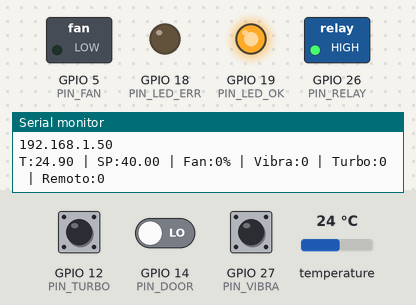
This sketch was run on a simulated ESP32. On the bench: switched loads named in the sketch (green lamp = pin HIGH), output pins drawn as LEDs (lit = HIGH), the last lines printed to the serial monitor. The test bench sets the inputs (shaded band); at power-on: GPIO 12 (PIN_TURBO) HIGH, GPIO 14 (PIN_DOOR) LOW, GPIO 27 (PIN_VIBRA) HIGH, temperature 24 °C. WiFi joins after 1.5 s; servers stay silent unless stated.

Above: at 2.7 s.
2.8 s: GPIO 12 (PIN_TURBO) pulled LOW for 1.25 s
At 3.6 s:
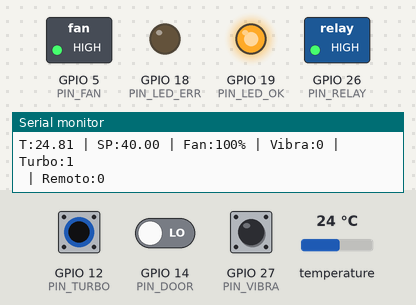
5.5 s: GPIO 14 (PIN_DOOR) driven HIGH
At 7.1 s:
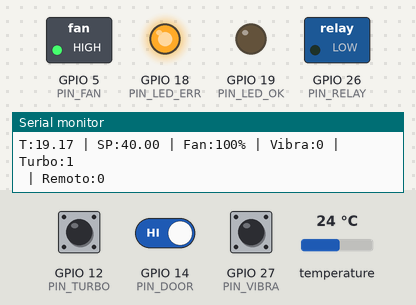
7.7 s: GPIO 27 (PIN_VIBRA) pulled LOW for 1.25 s
10.4 s: GPIO 12 (PIN_TURBO) pulled LOW for 1.25 s
13.1 s: GPIO 27 (PIN_VIBRA) pulled LOW for 1.25 s
15.8 s: GPIO 14 (PIN_DOOR) driven LOW
At 17.1 s:
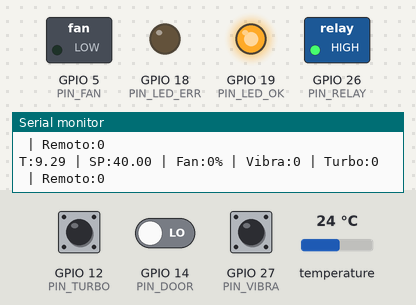
Timing chart, 0 to 18.7 s (numbered marks = the images above; inputs shaded):
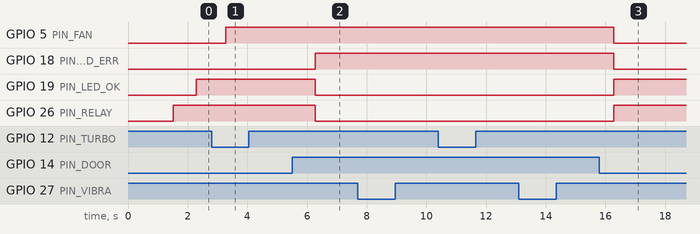

Measured:
- after the input at 2.8 s, GPIO 5 (PIN_FAN): LOW → HIGH after 0.48 s
- after the input at 5.5 s, GPIO 18 (PIN_LED_ERR): LOW → HIGH after 0.78 s; GPIO 19 (PIN_LED_OK), GPIO 26 (PIN_RELAY): HIGH → LOW after 0.78 s
- after the input at 15.8 s, GPIO 5 (PIN_FAN), GPIO 18 (PIN_LED_ERR): HIGH → LOW after 0.48 s; GPIO 19 (PIN_LED_OK), GPIO 26 (PIN_RELAY): LOW → HIGH after 0.48 s

The sketch:

sketch.ino
```cpp
#include<WiFi.h>
#include <HTTPClient.h>
#include <OneWire.h>
#include <DallasTemperature.h>
#include <ArduinoJson.h>

const char* ssid = "Wokwi-GUEST";
const char* pass = "";
unsigned const long interval = 10000;
unsigned long zero = 0;

int DS_PIN = 13;
OneWire oneWire(DS_PIN);
DallasTemperature sensors(&oneWire);

String servidor = "https://philipy.pythonanywhere.com";
String deviceID = "ESP32_01";

//pinos
int PIN_FAN = 5; //led azul (ventoinha)
int PIN_RELAY = 26; //relé
int PIN_LED_OK = 19; //LED Verde
int PIN_LED_ERR = 18; //LED Vermelho
int PIN_TURBO = 12; //Botão azul (modo turbo)
int PIN_VIBRA = 27; //Botão verde (vibração)
int PIN_DOOR = 14; //Slide switch (porta)

//variáveis e objetos
float temperature = 25.0;
float setpoint = 40.0;
bool remoteCutoff = false; //botão emergencia via Django
int dutyCycle = 0;
bool relayState = true;

float maxOvershoot = 20.0; //config. overshoot de segurança

float Kp = 2.0; // Proporcional
float Ki = 0.8; // Integral
float Kd = 5.0; // Derivativo

float erroAnterior = 0.0;
float somaErro = 0.0;

int statusDoor = 0;
bool vibraAtivo = false;
bool turboAtivo = false;

int lastTurboState = HIGH;
int lastVibraState = HIGH;

// Timer para Controle Local (PID)
unsigned long lastControlTime = 0;
const long controlInterval = 1000; //1s

void setup() {
  Serial.begin(115200);

  pinMode(PIN_FAN, OUTPUT);
  pinMode(PIN_RELAY, OUTPUT);
  pinMode(PIN_LED_OK, OUTPUT);
  pinMode(PIN_LED_ERR, OUTPUT);

  pinMode(PIN_TURBO, INPUT_PULLUP);
  pinMode(PIN_VIBRA, INPUT_PULLUP);
  pinMode(PIN_DOOR, INPUT);

  sensors.begin();

  Serial.println("Sistema Inicializando....");
  WiFi.begin(ssid, pass, 6);
  while(WiFi.status() != WL_CONNECTED){
    delay(100);
    Serial.println(".");
  }
  Serial.println("WiFi Connected!");
  Serial.println(WiFi.localIP());

  digitalWrite(PIN_RELAY, HIGH); // Estado inicial: Sistema Ligado

}

void loop() {
  unsigned long currentMillis = millis();

  //Loop controle
  if (currentMillis - lastControlTime >= controlInterval){
    lastControlTime = currentMillis;

    //simulação física
    sensors.requestTemperatures();
    float calorEntrada = sensors.getTempCByIndex(0);

    // Capacidade máxima de resfriamento: 20 graus
    float resfriamento = (dutyCycle / 100.0) * 20.0;

    //Física simulada
    float deltaT = (calorEntrada - resfriamento) - temperature;
    temperature = temperature + (deltaT * 0.1); // 0.1 é a inércia térmica (simula a massa do dissipador)

    //leitura digital
    int leituraTurbo = digitalRead(PIN_TURBO);
    if (lastTurboState == HIGH && leituraTurbo == LOW){
      turboAtivo = !turboAtivo;
      Serial.print("Modo Turbo: ");
      Serial.println(turboAtivo ? "LIGADO" : "DESLIGADO");
    }
    lastTurboState = leituraTurbo;

    int leituraVibra = digitalRead(PIN_VIBRA);
    if (lastVibraState == HIGH && leituraVibra == LOW){
      vibraAtivo = !vibraAtivo;
      Serial.print("Simulação de Vibração: ");
      Serial.println(vibraAtivo ? "ATIVADA" : "DESATIVADA");
    }
    lastVibraState = leituraVibra;

    statusDoor = digitalRead(PIN_DOOR);

    //lógica de segurança (local + remota)
    bool isEmergency = false;

    //verifica condições de risco
    if (temperature > 80.0 ||
        temperature > (setpoint + maxOvershoot) ||
        statusDoor == HIGH ||
        vibraAtivo == true ||
        remoteCutoff == true){
      isEmergency = true;
    }

    if (isEmergency){
      digitalWrite(PIN_RELAY, LOW); //corta energia
      digitalWrite(PIN_LED_ERR, HIGH);
      digitalWrite(PIN_LED_OK, LOW);
      dutyCycle = 100; //ventoinha no máx
      relayState = false;

      // Log no Serial
      if(remoteCutoff) Serial.println("[ALERTA] Corte Remoto via Django Ativo!");
      else if(vibraAtivo) Serial.println("[ALERTA] Vibração Detectada!");
      else if(statusDoor) Serial.println("[ALERTA] Porta Aberta!");
      else Serial.println("[ALERTA] Superaquecimento!");

    } else {
      //operação normal
      digitalWrite(PIN_RELAY, HIGH);
      digitalWrite(PIN_LED_ERR, LOW);
      digitalWrite(PIN_LED_OK, HIGH);
      relayState = true;

      //controle manual ou proporcional
      if (turboAtivo == true){
        dutyCycle = 100; // Turbo manual ignora PID
        somaErro = 0; // Reseta integral
      } else {
        float erro = temperature - setpoint;

        //termo integral
        if (erro < 0){
          somaErro = somaErro * 0.9; // Reduz 10% da soma a cada ciclo
        }
        else if (erro < 50){
          somaErro = somaErro + erro;
        }


        // Calcula a Derivada
        float derivada = erro - erroAnterior;

        // Fórmula PID
        float saidaPID = (Kp * erro) + (Ki * somaErro) + (Kd * derivada);

        // Converte para Duty Cycle (0 a 100%)
        if (saidaPID > 100) saidaPID = 100;
        if (saidaPID < 0) saidaPID = 0;

        dutyCycle = (int)saidaPID;

        erroAnterior = erro; // Guarda o erro atual

      }
    }

    // Aplica PWM na Ventoinha
    int pwmValue = map(dutyCycle, 0, 100, 0, 255);
    analogWrite(PIN_FAN, pwmValue);

    Serial.printf("T:%.2f | SP:%.2f | Fan:%d%% | Vibra:%d | Turbo:%d\n | Remoto:%d\n", temperature, setpoint, dutyCycle, vibraAtivo, turboAtivo, remoteCutoff);

  }

  //conectar com a rede
  if (currentMillis - zero >= interval){
    zero = currentMillis;

    if(WiFi.status() == WL_CONNECTED){
      HTTPClient http;

      String url = servidor + "/gravar/" + deviceID + "/" +
                   String(temperature) + "/" + String(dutyCycle) + "/" +
                   String(relayState) + "/" + String(statusDoor) + "/" +
                   String(vibraAtivo) + "/";

      http.begin(url);
      int httpCode = http.GET();

      if (httpCode > 0){
          String payload = http.getString();
          StaticJsonDocument<200> doc;
          if(!deserializeJson(doc, payload)){
              float sp = doc["setpoint"];
              if (sp > 0) setpoint = sp;
              remoteCutoff = doc["remote_cutoff"];
              Serial.println("Dados enviados e Config atualizada.");
         }
      }
      http.end();
    }

  }

}
```
